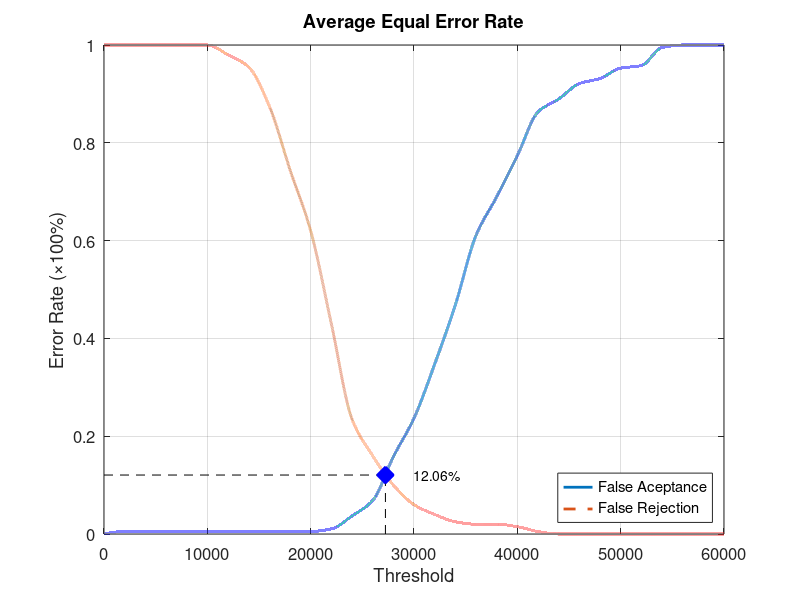
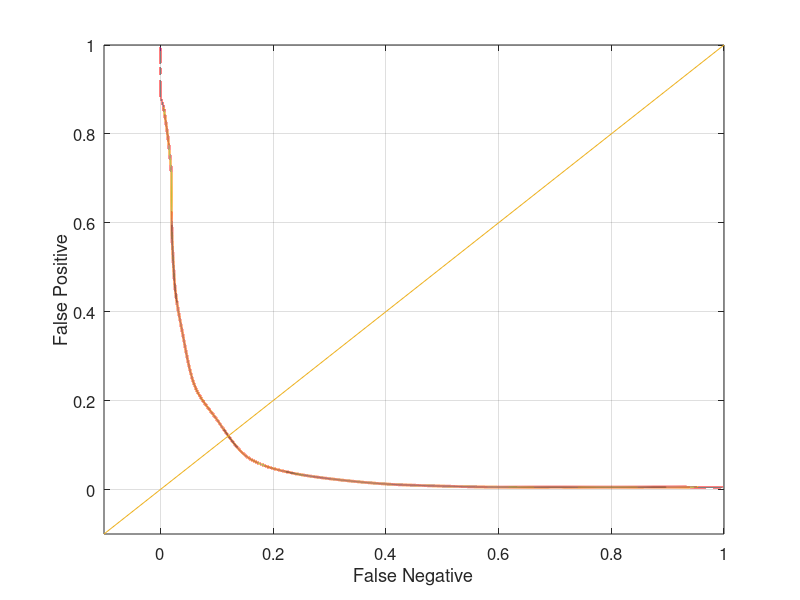

Recreate these plots in MATLAB, in order.
function yEER = Database4_1
close all;
clear;
clc;
x = 0:2000:60000;
xq = 0:0.5:60000;

y0 = [0 0.00526316 0.00526316 0.00526316 0.00526316 0.00526316 0.00526316 0.00526316 0.00526316 0.00526316 0.00526316 0.0105263 0.0368421 0.0684211 0.157895 0.236842 0.347368 0.468421 0.610526 0.689474 0.773684 0.863158 0.889474 0.921053 0.931579 0.952632 0.957895 0.994737 1 1 1];
yy0 = interp1(x, y0, xq, 'pchip');
y1 = [1 1 1 1 1 1 0.98 0.955 0.875 0.745 0.62 0.43 0.235 0.16 0.1 0.06 0.04 0.025 0.02 0.02 0.015 0.005 0 0 0 0 0 0 0 0 0];
yy1 = interp1(x, y1, xq, 'pchip');

% Calculating EER: 
y2 = abs(y0 - y1);
find(y2 == min(y2))
yy2 = abs(yy0 - yy1);
xEER = find(yy2 == min(yy2));
xEERIndex = xq(xEER) % X-axis EER
yEER = yy0(xEER) % Y-axis EER

main = figure
plot(xq, yy0,'-','LineWidth', 2);	hold on
plot(xq, yy1,'--','LineWidth', 2);	hold on
plot([xEERIndex xEERIndex], [0 yEER], 'k--');	hold on
plot([0 xEERIndex], [yEER yEER], 'k--');	hold on
plot(xEERIndex, yEER, 'bx', 'LineWidth', 10);	hold on
text(xEERIndex + 10 * xEERIndex / 100, yEER, [num2str(round((10000 * yEER)) / 100) '%'])
legend('False Aceptance', 'False Rejection', 'Location', 'SouthEast')
xlabel('Threshold')
ylabel('Error Rate (\times100%)')
title('Average Equal Error Rate')
set(gca, 'FontSize', 12)
axis([0 60000 0 1])
grid on

print(main, 'Database4_1Main', '-dpng');
FNRxFPR = figure('Color', [1 1 1]);
plot(yy1, yy0, '-', yy1, yy0, 'LineWidth', 2);
hold on
y = -0.1:0.1:1
plot(y, y); 
set(gca, 'FontSize', 12)
xlabel('False Negative')
ylabel('False Positive')
axis([-0.1 1 -0.1 1])
set(gca, 'FontSize', 12)
grid on

print(FNRxFPR, 'Database4_1FNRxFPR','-dpng');
end
